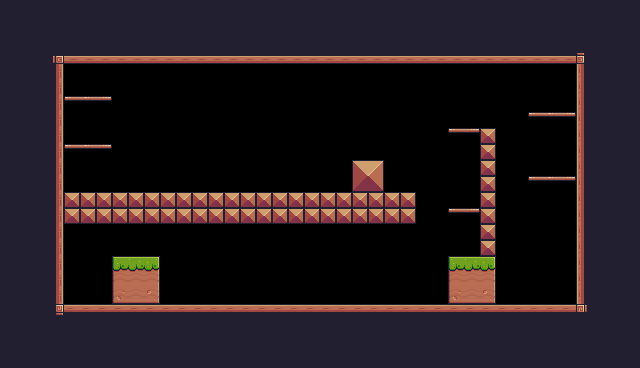

This is a level from a 2D game, rendered from its Tiled map with the project's own tilesets. A one-line summary and the complete map file follow:
An orthogonal 40x23 tile map with 16x16 px tiles, 1 tile layer (Background) and 25 objects (6x Platform, 5x Fruit, 2x Saw, Player, Checkpoint, ...).

<map version="1.10" tiledversion="1.10.2" orientation="orthogonal" renderorder="right-down" width="40" height="23" tilewidth="16" tileheight="16" infinite="0" nextlayerid="4" nextobjectid="33">
 <tileset firstgid="1" source="Pixel Adventure.tsx" />
 <layer id="1" name="Background" width="40" height="23">
  <data encoding="csv">
24,24,24,24,24,24,24,24,24,24,24,24,24,24,24,24,24,24,24,24,112,112,112,112,112,112,112,24,24,24,24,24,24,24,24,24,24,24,24,24,
24,24,24,24,24,24,24,24,24,24,24,24,24,24,24,24,24,24,24,24,24,24,24,24,24,24,24,24,24,24,24,24,24,24,24,24,24,24,24,24,
24,24,24,24,24,24,24,24,24,24,24,24,24,24,24,24,24,24,24,24,24,24,24,24,24,24,24,24,24,24,24,24,24,24,24,24,24,24,24,24,
24,24,24,92,134,134,134,134,134,134,134,134,134,134,134,134,134,134,134,134,134,134,134,134,134,134,134,134,134,134,134,134,134,134,134,134,93,24,24,24,
24,24,24,113,0,0,0,0,0,0,0,0,0,0,0,0,0,0,0,0,0,0,0,0,0,0,0,0,0,0,0,0,0,0,0,0,111,24,24,24,
24,24,24,113,0,0,0,0,0,0,0,0,0,0,0,0,0,0,0,0,0,0,0,0,0,0,0,0,0,0,0,0,0,0,0,0,111,24,24,24,
24,24,24,113,40,41,42,0,0,0,0,0,0,0,0,0,0,0,0,0,0,0,0,0,0,0,0,0,0,0,0,0,0,0,0,0,111,24,24,24,
24,24,24,113,0,0,0,0,0,0,0,0,0,0,0,0,0,0,0,0,0,0,0,0,0,0,0,0,0,0,0,0,0,40,41,42,111,24,24,24,
24,24,24,113,0,0,0,0,0,0,0,0,0,0,0,0,0,0,0,0,0,0,0,0,0,0,0,0,40,42,35,0,0,0,0,0,111,24,24,24,
24,24,24,113,40,41,42,0,0,0,0,0,0,0,0,0,0,0,0,0,0,0,0,0,0,0,0,0,0,0,35,0,0,0,0,0,111,24,24,24,
24,24,24,113,0,0,0,0,0,0,0,0,0,0,0,0,0,0,0,0,0,0,36,37,0,0,0,0,0,0,35,0,0,0,0,0,111,24,24,24,
24,24,24,113,0,0,0,0,0,0,0,0,0,49,49,49,49,49,0,0,0,0,58,59,0,0,0,0,0,0,35,0,0,40,41,42,111,24,24,24,
24,24,24,113,35,35,35,35,35,35,35,35,35,35,35,35,35,35,35,35,35,35,35,35,35,35,0,0,0,0,35,0,0,0,0,0,111,24,24,24,
24,24,24,113,35,35,35,35,35,35,35,35,35,35,35,35,35,35,35,35,35,35,35,35,35,35,0,0,40,42,35,0,0,0,0,0,111,24,24,24,
24,24,24,113,0,0,0,0,0,0,0,0,0,0,0,0,0,0,0,0,0,0,0,0,0,49,49,0,0,0,35,0,0,0,0,0,111,24,24,24,
24,24,24,113,0,0,0,0,0,0,0,0,0,0,0,0,0,0,0,0,0,0,0,0,0,0,0,0,0,0,35,0,0,0,0,0,111,24,24,24,
24,24,24,113,0,0,0,7,8,9,0,0,0,0,0,0,0,0,0,0,0,0,0,0,0,0,0,0,7,8,9,0,0,0,0,0,111,24,24,24,
24,24,24,113,0,0,0,29,30,31,0,0,0,0,0,0,0,0,0,0,0,0,0,0,0,0,0,0,29,30,31,0,0,0,0,0,111,24,24,24,
24,24,24,113,0,0,0,51,52,53,0,0,0,0,0,0,0,0,0,0,0,0,0,0,0,0,0,0,51,52,53,0,0,0,0,0,111,24,24,24,
24,24,24,114,90,90,90,90,90,90,90,90,90,90,90,90,90,90,90,90,90,90,90,90,90,90,90,90,90,90,90,90,90,90,90,90,115,24,24,24,
24,24,24,24,24,24,24,24,24,24,24,24,24,24,24,24,24,24,24,24,24,24,24,24,24,24,24,24,24,24,24,24,24,24,24,24,24,24,24,24,
24,24,24,112,112,112,112,112,112,112,112,112,112,112,112,112,112,112,112,112,112,112,112,112,24,24,24,24,24,24,24,24,24,24,24,24,24,112,112,24,
24,24,24,24,24,24,24,24,24,112,112,112,112,112,112,112,112,112,112,112,112,112,24,24,24,24,24,24,24,24,24,24,24,24,24,24,24,112,24,24
</data>
 </layer>
 <objectgroup id="2" name="Collisions">
  <object id="2" x="48" y="48" width="16" height="272" />
  <object id="4" x="64" y="192" width="352" height="32" />
  <object id="5" x="480" y="128" width="16" height="128" />
  <object id="6" x="448" y="256" width="48" height="48" />
  <object id="7" x="64" y="304" width="528" height="16" />
  <object id="8" x="48" y="48" width="544" height="16" />
  <object id="9" x="576" y="48" width="16" height="272" />
  <object id="10" x="352" y="160" width="32" height="32" />
  <object id="11" x="112" y="256" width="48" height="48" />
  <object id="12" type="Platform" x="448" y="128" width="32" height="16" />
  <object id="13" type="Platform" x="448" y="208" width="32" height="16" />
  <object id="14" type="Platform" x="528" y="112" width="48" height="16" />
  <object id="15" type="Platform" x="528" y="176" width="48" height="16" />
  <object id="16" type="Platform" x="64" y="96" width="48" height="16" />
  <object id="17" type="Platform" x="64" y="144" width="48" height="16" />
 </objectgroup>
 <objectgroup id="3" name="Spawnpoints">
  <object id="18" name="Player" type="Player" x="64" y="272" width="32" height="32" />
  <object id="20" type="Checkpoint" x="512" y="240" width="64" height="64" />
  <object id="25" name="Chicken" type="Chicken" x="208" y="272" width="32" height="32">
   <properties>
    <property name="offNeg" type="float" value="4" />
    <property name="offPos" type="float" value="5" />
   </properties>
  </object>
  <object id="26" type="Saw" x="304" y="224" width="32" height="32">
   <properties>
    <property name="isVertical" type="bool" value="true" />
    <property name="offNeg" type="float" value="0" />
    <property name="offPos" type="float" value="3" />
   </properties>
  </object>
  <object id="27" type="Saw" x="240" y="160" width="32" height="32">
   <properties>
    <property name="isVertical" type="bool" value="false" />
    <property name="offNeg" type="float" value="5" />
    <property name="offPos" type="float" value="5" />
   </properties>
  </object>
  <object id="28" name="Strawberry" type="Fruit" x="64" y="64" width="32" height="32" />
  <object id="29" name="Kiwi" type="Fruit" x="64" y="112" width="32" height="32" />
  <object id="30" name="Apple" type="Fruit" x="448" y="96" width="32" height="32" />
  <object id="31" name="Orange" type="Fruit" x="544" y="80" width="32" height="32" />
  <object id="32" name="Orange" type="Fruit" x="544" y="144" width="32" height="32" />
 </objectgroup>
</map>
